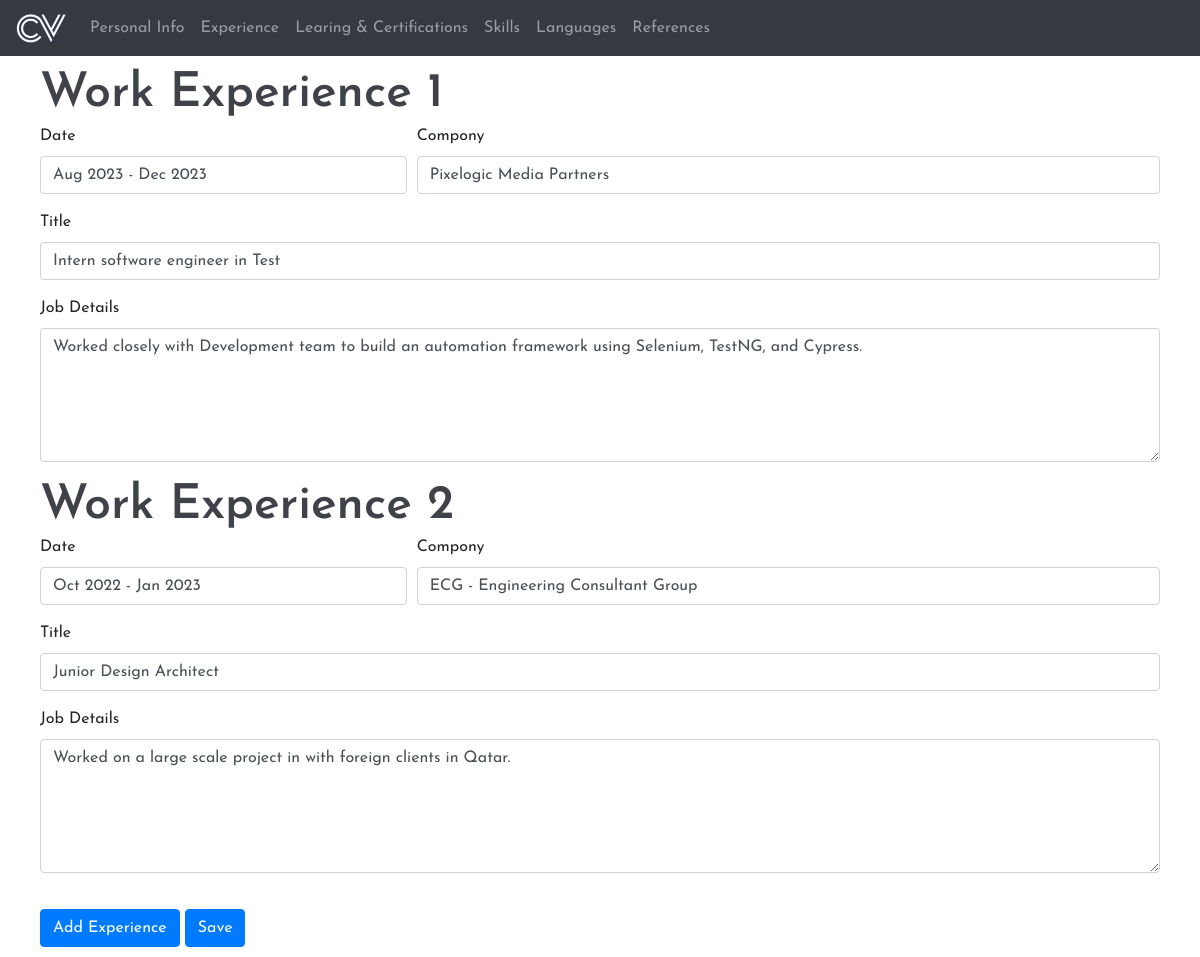
Screenshot of /experience (signed in) with the database file from the repository.
### tables this page shows
CREATE TABLE experience(
   id INTEGER PRIMARY KEY AUTOINCREMENT,
   user_id INTEGER,
   date varchar(25),
   company varchar(100),
   title varchar(200),
   description text,
   FOREIGN KEY(user_id) REFERENCES user(id)
   );

### app.py (the view, shortened to what this page needs)
@app.route("/experience", methods=["GET", "POST"])
@login_required
def experience():
    experiences = db.execute('''SELECT * FROM experience WHERE user_id = ?''', session["user_id"])
    return render_template('experience.html', experiences=experiences)

### app.py (called while the page is built)
@app.after_request
def after_request(response):
    response.headers["Cache-Control"] = "no-cache, no-store, must-revalidate"
    response.headers["Expires"] = 0
    response.headers["Pragma"] = "no-cache"
    return response

### helpers.py (called while the page is built)
def login_required(f):
    @wraps(f)
    def decorated_function(*args, **kwargs):
        if session.get("user_id") is None:
            return redirect("/login")
        return f(*args, **kwargs)
    return decorated_function

### templates/experience.html (shortened to what this page needs)
{% extends "template_navbar.html" %}
{% block main %}
<div id="content" class="container">
    {% for experience in experiences %}
        <h2> Work Experience {{loop.index}} </h2>
        <form class="needs-validation" novalidate>
            <div class="form-row">
                <div class="col-md-4 mb-3">
                    <label for="date{{loop.index}}">Date</label>
                    <input type="text" class="form-control" id="date{{loop.index}}" name="date"{{loop.index}} value="{{experience.date}}" >
                </div>
                <div class="col-md-8 mb-3">
                    <label for="compony{{loop.index}}">Compony</label>
                    <input type="text" class="form-control" id="compony{{loop.index}}" name="compony{{loop.index}}" value="{{experience.company}}" >
                </div>
                <div class="col-md-12 mb-3">
                    <label for="title{{loop.index}}">Title</label>
                    <input type="text" class="form-control" id="title{{loop.index}}" name="title{{loop.index}}" value="{{experience.title}}" >
                </div>
                <div class="col-md-12 mb-3">
                    <label for="description{{loop.index}}">Job Details</label>
                    <textarea class="form-control" id="description{{loop.index}}" name="description{{loop.index}}" rows="5">{{experience.description}}</textarea>
                </div>
            </div>
        </form>
    {% endfor %}
</div>
<div class="container" name = "buttons">
    <button class="btn btn-primary" id="add" type="submit">Add Experience</button>
    <button class="btn btn-primary" id="save" type="submit">Save</button>
</div>
{% endblock %}

### static/css/style.css (style rules this page uses)
html, body { height: 100%; font-family: 'Josefin Sans', sans-serif; }
h1, h2, h3, h4, h5, h6 { color: #40424a; margin: 0; font-weight: 600; font-family: 'Josefin Sans', sans-serif; }
h2 { font-size: 48px; }

### static/css/main.css (style rules this page uses)
.container { padding: 10px; }

### rows the page displays
experience: date "Aug 2023 - Dec 2023", company "Pixelogic Media Partners", title "Intern software engineer in Test", description "Worked closely with Development team to build an automation framework using Selenium, TestNG, and Cypress."
experience: date "Oct 2022 - Jan 2023", company "ECG - Engineering Consultant Group", title "Junior Design Architect", description "Worked on a large scale project in with foreign clients in Qatar."
